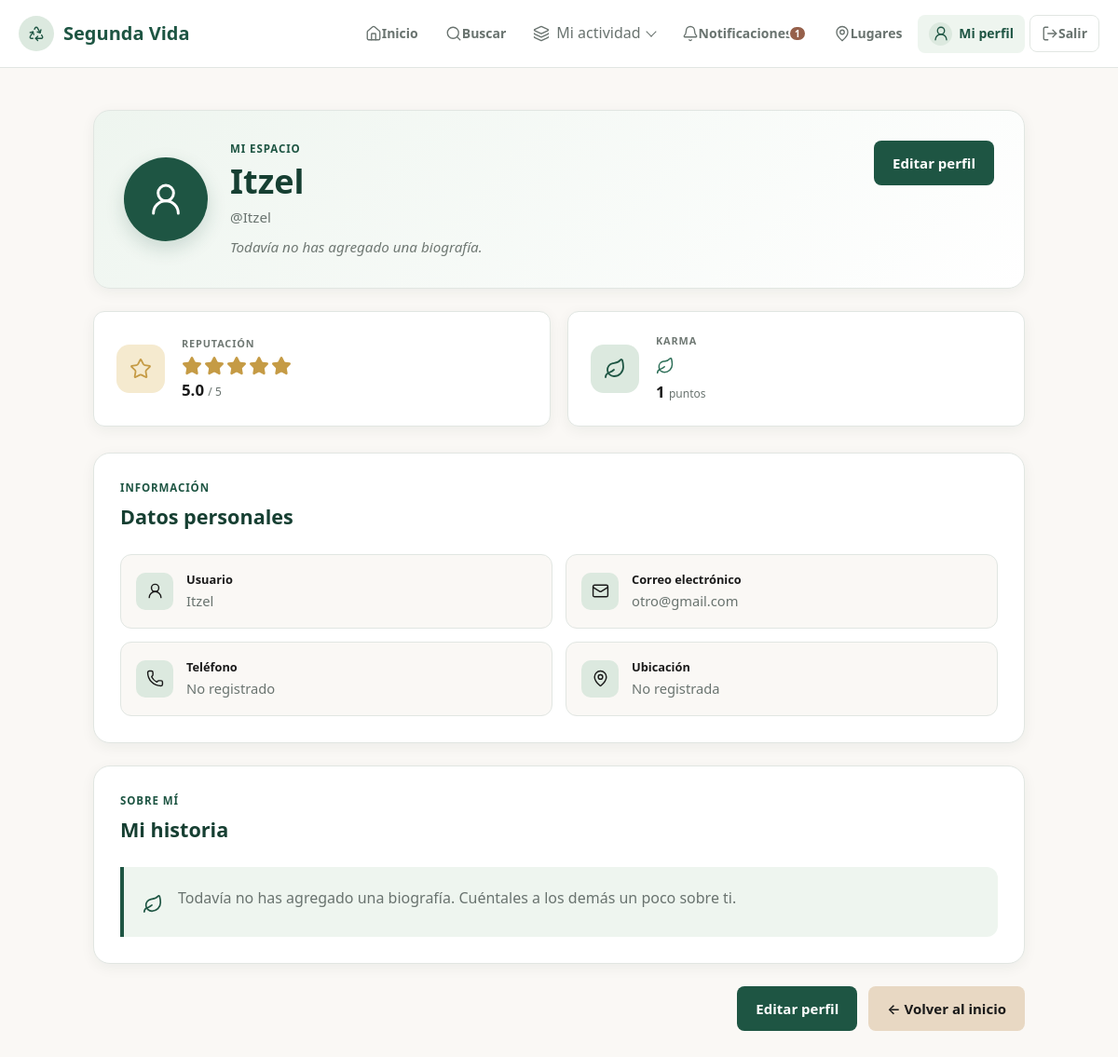
The app's page /perfil/ (signed in) with its own data.
### usuarios/models.py (models this page shows, shortened)
class Perfil(models.Model):
    usuario = models.OneToOneField(User, on_delete=models.CASCADE)
    nombre = models.CharField(max_length=100)
    telefono = models.CharField(max_length=20, blank=True)
    ubicacion = models.CharField(max_length=200, blank=True)
    biografia = models.TextField(blank=True)
    karma = models.IntegerField(default=0)
    reputacion = models.FloatField(default=5.0)

### usuarios/views.py (the view)
# urls.py: path("perfil/", perfil, name="perfil"),
@login_required
def perfil(request):
    perfil_usuario = Perfil.objects.get(
    usuario=request.user
)
    return render(
        request,
        "usuarios/perfil.html",
        {
            "perfil": perfil_usuario
        }
    )

### usuarios/context_processors.py (called while the page is built)
def notificaciones_no_leidas(request):
    if request.user.is_authenticated:
        notificaciones = Notificacion.objects.filter(
            usuario=request.user
        ).order_by("-fecha")
        no_leidas = notificaciones.filter(
            leida=False
        ).count()
    else:
        notificaciones = Notificacion.objects.none()
        no_leidas = 0
    return {
        "notificaciones": notificaciones,
        "notificaciones_no_leidas": no_leidas,
    }

### templates/usuarios/perfil.html (shortened to what this page needs)
{% extends "base.html" %}
{% block content %}
<section class="perfil-pagina">
<div class="perfil-hero">
    <div class="perfil-avatar">
        <i data-lucide="user-round" class="lucide-icon" aria-hidden="true"></i>
    </div>
    <div class="perfil-presentacion">
        <span class="perfil-etiqueta">MI ESPACIO</span>
        <h1>{{ perfil.nombre }}</h1>
        <p class="perfil-usuario">
            @{{ perfil.usuario.username }}
        </p>
        {% if perfil.biografia %}
            <p class="perfil-biografia-corta">
                {{ perfil.biografia }}
            </p>
        {% else %}
            <p class="perfil-biografia-corta perfil-sin-biografia">
                Todavía no has agregado una biografía.
            </p>
        {% endif %}
    </div>
    <div class="perfil-accion">
        <a
            class="boton boton-principal"
            href="{% url 'editar_perfil' %}"
        >
             Editar perfil
        </a>
    </div>
</div>
<div class="perfil-metricas">
    <div class="metrica-perfil metrica-reputacion">
        <div class="metrica-icono">
            <i data-lucide="star" class="lucide-icon" aria-hidden="true"></i>
        </div>
        <div class="metrica-contenido">
            <span class="metrica-etiqueta">
                REPUTACIÓN
            </span>
            <div class="estrellas-reputacion">
                {% for i in "12345" %}
                    {% if forloop.counter <= perfil.reputacion %}
                        <span class="estrella activa"><i data-lucide="star" class="lucide-icon" aria-hidden="true"></i></span>
                    {% else %}
                        <span class="estrella"><i data-lucide="star" class="lucide-icon" aria-hidden="true"></i></span>
                    {% endif %}
                {% endfor %}
            </div>
            <strong>
                {{ perfil.reputacion }} <small>/ 5</small>
            </strong>
        </div>
    </div>
    <div class="metrica-perfil metrica-karma">
        <div class="metrica-icono">
            <i data-lucide="leaf" class="lucide-icon" aria-hidden="true"></i>
        </div>
        <div class="metrica-contenido">
            <span class="metrica-etiqueta">
                KARMA
            </span>
            <div class="hojas-karma">
                {% if perfil.karma >= 1 %}
                    <span><i data-lucide="leaf" class="lucide-icon" aria-hidden="true"></i></span>
                {% endif %}
            </div>
            <strong>
                {{ perfil.karma }}
                <small>puntos</small>
            </strong>
        </div>
    </div>
</div>
<div class="perfil-seccion">
    <div class="perfil-seccion-encabezado">
        <div>
            <span class="seccion-etiqueta">
                INFORMACIÓN
            </span>
            <h2>Datos personales</h2>
        </div>
    </div>
    <div class="datos-perfil-grid">
        <div class="dato-perfil">
            <span class="dato-icono"><i data-lucide="user-round" class="lucide-icon" aria-hidden="true"></i></span>
            <div>
                <strong>Usuario</strong>
                <span>{{ perfil.usuario.username }}</span>
            </div>
        </div>
        <div class="dato-perfil">
            <span class="dato-icono"><i data-lucide="mail" class="lucide-icon" aria-hidden="true"></i></span>
            <div>
                <strong>Correo electrónico</strong>
                <span>{{ perfil.usuario.email }}</span>
            </div>
        </div>
        <div class="dato-perfil">
            <span class="dato-icono"><i data-lucide="phone" class="lucide-icon" aria-hidden="true"></i></span>
            <div>
                <strong>Teléfono</strong>
                <span>
                    {% if perfil.telefono %}
                        {{ perfil.telefono }}
                    {% else %}
                        No registrado
                    {% endif %}
                </span>
            </div>
        </div>
        <div class="dato-perfil">
            <span class="dato-icono"><i data-lucide="map-pin" class="lucide-icon" aria-hidden="true"></i></span>
            <div>
                <strong>Ubicación</strong>
                <span>
                    {% if perfil.ubicacion %}
                        {{ perfil.ubicacion }}
                    {% else %}
                        No registrada
                    {% endif %}
                </span>
            </div>
        </div>
    </div>
</div>
<div class="perfil-seccion perfil-biografia">
    <div class="perfil-seccion-encabezado">
        <div>
            <span class="seccion-etiqueta">
                SOBRE MÍ
            </span>
            <h2>Mi historia</h2>
        </div>
    </div>
    <div class="biografia-contenido">
        <span class="biografia-icono">
            <i data-lucide="leaf" class="lucide-icon" aria-hidden="true"></i>
        </span>
        <p>
            {% if perfil.biografia %}
                {{ perfil.biografia }}
            {% else %}
                Todavía no has agregado una biografía.
                Cuéntales a los demás un poco sobre ti.
            {% endif %}
        </p>
    </div>
</div>
<div class="perfil-acciones">
    <a
        class="boton boton-principal"
        href="{% url 'editar_perfil' %}"
    >
         Editar perfil
    </a>
    <a
        class="boton boton-secundario"
        href="{% url 'inicio' %}"
    >
        ← Volver al inicio
    </a>
</div>
</section>
{% endblock %}

### records on screen
Perfil: nombre "Itzel", usuario.username "Itzel", reputacion "5.0", karma "1", usuario.email "otro@gmail.com"

### other values on screen
{{ notificaciones_no_leidas }} "1"
